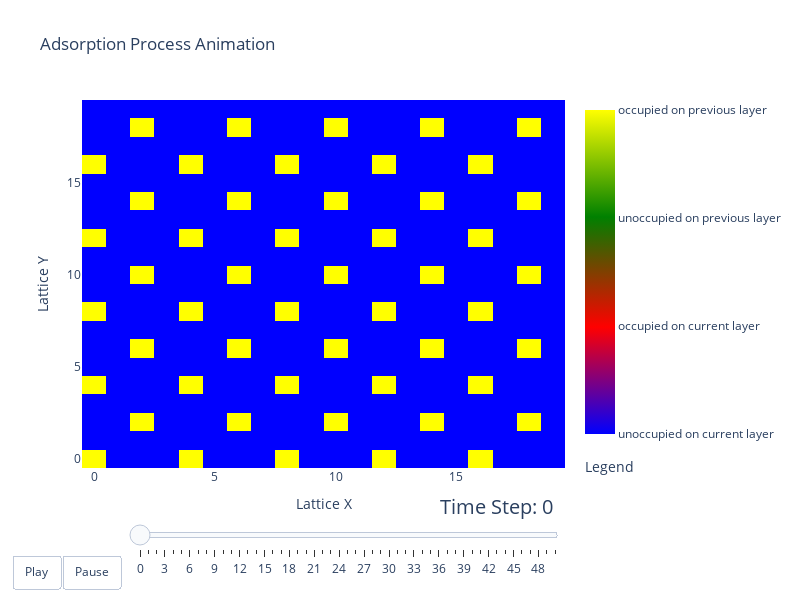

The notebook cell this image was saved under:
### Code cell
# Create the figure
fig = go.Figure()

# Add traces for the first configuration (initial frame)
fig.add_trace(go.Heatmap(
    z=configurations[0],
    colorscale=[
        [0, 'blue'],     # 0 -> unoccupied on current layer
        [0.33, 'red'],   # 1 -> occupied on current layer
        [0.67, 'green'], # 2 -> unoccupied on previous layer
        [1.0, 'yellow']  # 3 -> occupied on previous layer
    ],
    colorbar= dict(
        title="Legend",  # Title for the legend
        titleside="bottom",
        tickvals=[0, 1, 2, 3],  # Values for the ticks
        ticktext=["unoccupied on current layer", "occupied on current layer", "unoccupied on previous layer", "occupied on previous layer"]  # Labels for the ticks
    ),
    showscale=True,
    zmin=0,
    zmax=3
))

# Define frames for the animation
frames = [
    go.Frame(
        data=[go.Heatmap(
            z=config,
            colorscale=[
                [0, 'blue'],   # 0
                [0.33, 'red'],   # 1
                [0.67, 'green'], # 2
                [1.0, 'yellow']  # 3
            ],
            showscale=True,
            zmin=0,
            zmax=3
        )],
        name=f"Step {step}"
    )
    for step, config in enumerate(configurations)
]

fig.frames = frames

# Add buttons and slider for animation
fig.update_layout(
    title='Adsorption Process Animation',
    xaxis_title='Lattice X',
    yaxis_title='Lattice Y',
    height=600,
    width=800,
    showlegend=True,  # Make sure the legend is shown in every frame
    legend=dict(
        x=1.05,   # Position of legend on x-axis
        y=0.5,    # Position of legend on y-axis
        traceorder='normal',
        font=dict(size=10),  # Adjust font size for smaller legend
        bgcolor='rgba(255, 255, 255, 0)',  # Optional: transparent background
        bordercolor='Black',
        borderwidth=1
    ),
    updatemenus=[{
        'buttons': [
            {
                'args': [None, {'frame': {'duration': 300, 'redraw': True}, 'mode': 'immediate', 'transition': {'duration': 300}}],
                'label': 'Play',
                'method': 'animate'
            },
            {
                'args': [[None], {'frame': {'duration': 0, 'redraw': True}, 'mode': 'immediate', 'transition': {'duration': 0}}],
                'label': 'Pause',
                'method': 'animate'
            }
        ],
        'direction': 'left',
        'pad': {'r': 10, 't': 87},
        'showactive': False,
        'type': 'buttons',
        'x': 0.1,
        'xanchor': 'right',
        'y': 0,
        'yanchor': 'top'
    }],
    sliders=[{
        'active': 0,
        'yanchor': 'top',
        'xanchor': 'left',
        'currentvalue': {
            'font': {'size': 20},
            'prefix': 'Time Step: ',
            'visible': True,
            'xanchor': 'right'
        },
        'transition': {'duration': 300, 'easing': 'cubic-in-out'},
        'pad': {'b': 10},
        'len': 0.9,
        'x': 0.1,
        'y': 0,
        'steps': [{
            'args': [[f"Step {step}"], {'frame': {'duration': 300, 'redraw': True}, 'mode': 'immediate', 'transition': {'duration': 300}}],
            'label': str(step),
            'method': 'animate'
        } for step in range(len(configurations))]
    }]
)

# Show the figure
fig.show()

### Figure 1 — Plotly figure (JSON) as saved in the notebook; plotly's stock layout.template omitted (floating-point values rounded to 4 significant figures; data arrays with more than 128 entries replaced by an {"elided": "..."} marker saying what was removed)
{"data": [{"colorbar": {"ticktext": ["unoccupied on current layer", "occupied on current layer", "unoccupied on previous layer", "occupied on previous layer"], "tickvals": [0, 1, 2, 3], "title": {"side": "bottom", "text": "Legend"}}, "colorscale": [[0, "blue"], [0.33, "red"], [0.67, "green"], [1, "yellow"]], "showscale": true, "type": "heatmap", "z": {"elided": "20x20 int values"}, "zmax": 3, "zmin": 0}], "layout": {"height": 600, "legend": {"bgcolor": "rgba(255, 255, 255, 0)", "bordercolor": "Black", "borderwidth": 1, "font": {"size": 10}, "traceorder": "normal", "x": 1.05, "y": 0.5}, "showlegend": true, "sliders": [{"active": 0, "currentvalue": {"font": {"size": 20}, "prefix": "Time Step: ", "visible": true, "xanchor": "right"}, "len": 0.9, "pad": {"b": 10}, "steps": [{"args": [["Step 0"], {"frame": {"duration": 300, "redraw": true}, "mode": "immediate", "transition": {"duration": 300}}], "label": "0", "method": "animate"}, {"args": [["Step 1"], {"frame": {"duration": 300, "redraw": true}, "mode": "immediate", "transition": {"duration": 300}}], "label": "1", "method": "animate"}, {"args": [["Step 2"], {"frame": {"duration": 300, "redraw": true}, "mode": "immediate", "transition": {"duration": 300}}], "label": "2", "method": "animate"}, {"args": [["Step 3"], {"frame": {"duration": 300, "redraw": true}, "mode": "immediate", "transition": {"duration": 300}}], "label": "3", "method": "animate"}, {"args": [["Step 4"], {"frame": {"duration": 300, "redraw": true}, "mode": "immediate", "transition": {"duration": 300}}], "label": "4", "method": "animate"}, {"args": [["Step 5"], {"frame": {"duration": 300, "redraw": true}, "mode": "immediate", "transition": {"duration": 300}}], "label": "5", "method": "animate"}, {"args": [["Step 6"], {"frame": {"duration": 300, "redraw": true}, "mode": "immediate", "transition": {"duration": 300}}], "label": "6", "method": "animate"}, {"args": [["Step 7"], {"frame": {"duration": 300, "redraw": true}, "mode": "immediate", "transition": {"duration": 300}}], "label": "7", "method": "animate"}, {"args": [["Step 8"], {"frame": {"duration": 300, "redraw": true}, "mode": "immediate", "transition": {"duration": 300}}], "label": "8", "method": "animate"}, {"args": [["Step 9"], {"frame": {"duration": 300, "redraw": true}, "mode": "immediate", "transition": {"duration": 300}}], "label": "9", "method": "animate"}, {"args": [["Step 10"], {"frame": {"duration": 300, "redraw": true}, "mode": "immediate", "transition": {"duration": 300}}], "label": "10", "method": "animate"}, {"args": [["Step 11"], {"frame": {"duration": 300, "redraw": true}, "mode": "immediate", "transition": {"duration": 300}}], "label": "11", "method": "animate"}, {"args": [["Step 12"], {"frame": {"duration": 300, "redraw": true}, "mode": "immediate", "transition": {"duration": 300}}], "label": "12", "method": "animate"}, {"args": [["Step 13"], {"frame": {"duration": 300, "redraw": true}, "mode": "immediate", "transition": {"duration": 300}}], "label": "13", "method": "animate"}, {"args": [["Step 14"], {"frame": {"duration": 300, "redraw": true}, "mode": "immediate", "transition": {"duration": 300}}], "label": "14", "method": "animate"}, {"args": [["Step 15"], {"frame": {"duration": 300, "redraw": true}, "mode": "immediate", "transition": {"duration": 300}}], "label": "15", "method": "animate"}, {"args": [["Step 16"], {"frame": {"duration": 300, "redraw": true}, "mode": "immediate", "transition": {"duration": 300}}], "label": "16", "method": "animate"}, {"args": [["Step 17"], {"frame": {"duration": 300, "redraw": true}, "mode": "immediate", "transition": {"duration": 300}}], "label": "17", "method": "animate"}, {"args": [["Step 18"], {"frame": {"duration": 300, "redraw": true}, "mode": "immediate", "transition": {"duration": 300}}], "label": "18", "method": "animate"}, {"args": [["Step 19"], {"frame": {"duration": 300, "redraw": true}, "mode": "immediate", "transition": {"duration": 300}}], "label": "19", "method": "animate"}, {"args": [["Step 20"], {"frame": {"duration": 300, "redraw": true}, "mode": "immediate", "transition": {"duration": 300}}], "label": "20", "method": "animate"}, {"args": [["Step 21"], {"frame": {"duration": 300, "redraw": true}, "mode": "immediate", "transition": {"duration": 300}}], "label": "21", "method": "animate"}, {"args": [["Step 22"], {"frame": {"duration": 300, "redraw": true}, "mode": "immediate", "transition": {"duration": 300}}], "label": "22", "method": "animate"}, {"args": [["Step 23"], {"frame": {"duration": 300, "redraw": true}, "mode": "immediate", "transition": {"duration": 300}}], "label": "23", "method": "animate"}, {"args": [["Step 24"], {"frame": {"duration": 300, "redraw": true}, "mode": "immediate", "transition": {"duration": 300}}], "label": "24", "method": "animate"}, {"args": [["Step 25"], {"frame": {"duration": 300, "redraw": true}, "mode": "immediate", "transition": {"duration": 300}}], "label": "25", "method": "animate"}, {"args": [["Step 26"], {"frame": {"duration": 300, "redraw": true}, "mode": "immediate", "transition": {"duration": 300}}], "label": "26", "method": "animate"}, {"args": [["Step 27"], {"frame": {"duration": 300, "redraw": true}, "mode": "immediate", "transition": {"duration": 300}}], "label": "27", "method": "animate"}, {"args": [["Step 28"], {"frame": {"duration": 300, "redraw": true}, "mode": "immediate", "transition": {"duration": 300}}], "label": "28", "method": "animate"}, {"args": [["Step 29"], {"frame": {"duration": 300, "redraw": true}, "mode": "immediate", "transition": {"duration": 300}}], "label": "29", "method": "animate"}, {"args": [["Step 30"], {"frame": {"duration": 300, "redraw": true}, "mode": "immediate", "transition": {"duration": 300}}], "label": "30", "method": "animate"}, {"args": [["Step 31"], {"frame": {"duration": 300, "redraw": true}, "mode": "immediate", "transition": {"duration": 300}}], "label": "31", "method": "animate"}, {"args": [["Step 32"], {"frame": {"duration": 300, "redraw": true}, "mode": "immediate", "transition": {"duration": 300}}], "label": "32", "method": "animate"}, {"args": [["Step 33"], {"frame": {"duration": 300, "redraw": true}, "mode": "immediate", "transition": {"duration": 300}}], "label": "33", "method": "animate"}, {"args": [["Step 34"], {"frame": {"duration": 300, "redraw": true}, "mode": "immediate", "transition": {"duration": 300}}], "label": "34", "method": "animate"}, {"args": [["Step 35"], {"frame": {"duration": 300, "redraw": true}, "mode": "immediate", "transition": {"duration": 300}}], "label": "35", "method": "animate"}, {"args": [["Step 36"], {"frame": {"duration": 300, "redraw": true}, "mode": "immediate", "transition": {"duration": 300}}], "label": "36", "method": "animate"}, {"args": [["Step 37"], {"frame": {"duration": 300, "redraw": true}, "mode": "immediate", "transition": {"duration": 300}}], "label": "37", "method": "animate"}, {"args": [["Step 38"], {"frame": {"duration": 300, "redraw": true}, "mode": "immediate", "transition": {"duration": 300}}], "label": "38", "method": "animate"}, {"args": [["Step 39"], {"frame": {"duration": 300, "redraw": true}, "mode": "immediate", "transition": {"duration": 300}}], "label": "39", "method": "animate"}, {"args": [["Step 40"], {"frame": {"duration": 300, "redraw": true}, "mode": "immediate", "transition": {"duration": 300}}], "label": "40", "method": "animate"}, {"args": [["Step 41"], {"frame": {"duration": 300, "redraw": true}, "mode": "immediate", "transition": {"duration": 300}}], "label": "41", "method": "animate"}, {"args": [["Step 42"], {"frame": {"duration": 300, "redraw": true}, "mode": "immediate", "transition": {"duration": 300}}], "label": "42", "method": "animate"}, {"args": [["Step 43"], {"frame": {"duration": 300, "redraw": true}, "mode": "immediate", "transition": {"duration": 300}}], "label": "43", "method": "animate"}, {"args": [["Step 44"], {"frame": {"duration": 300, "redraw": true}, "mode": "immediate", "transition": {"duration": 300}}], "label": "44", "method": "animate"}, {"args": [["Step 45"], {"frame": {"duration": 300, "redraw": true}, "mode": "immediate", "transition": {"duration": 300}}], "label": "45", "method": "animate"}, {"args": [["Step 46"], {"frame": {"duration": 300, "redraw": true}, "mode": "immediate", "transition": {"duration": 300}}], "label": "46", "method": "animate"}, {"args": [["Step 47"], {"frame": {"duration": 300, "redraw": true}, "mode": "immediate", "transition": {"duration": 300}}], "label": "47", "method": "animate"}, {"args": [["Step 48"], {"frame": {"duration": 300, "redraw": true}, "mode": "immediate", "transition": {"duration": 300}}], "label": "48", "method": "animate"}, {"args": [["Step 49"], {"frame": {"duration": 300, "redraw": true}, "mode": "immediate", "transition": {"duration": 300}}], "label": "49", "method": "animate"}, {"args": [["Step 50"], {"frame": {"duration": 300, "redraw": true}, "mode": "immediate", "transition": {"duration": 300}}], "label": "50", "method": "animate"}], "transition": {"duration": 300, "easing": "cubic-in-out"}, "x": 0.1, "xanchor": "left", "y": 0, "yanchor": "top"}], "title": {"text": "Adsorption Process Animation"}, "updatemenus": [{"buttons": [{"args": [null, {"frame": {"duration": 300, "redraw": true}, "mode": "immediate", "transition": {"duration": 300}}], "label": "Play", "method": "animate"}, {"args": [[null], {"frame": {"duration": 0, "redraw": true}, "mode": "immediate", "transition": {"duration": 0}}], "label": "Pause", "method": "animate"}], "direction": "left", "pad": {"r": 10, "t": 87}, "showactive": false, "type": "buttons", "x": 0.1, "xanchor": "right", "y": 0, "yanchor": "top"}], "width": 800, "xaxis": {"title": {"text": "Lattice X"}}, "yaxis": {"title": {"text": "Lattice Y"}}}}
